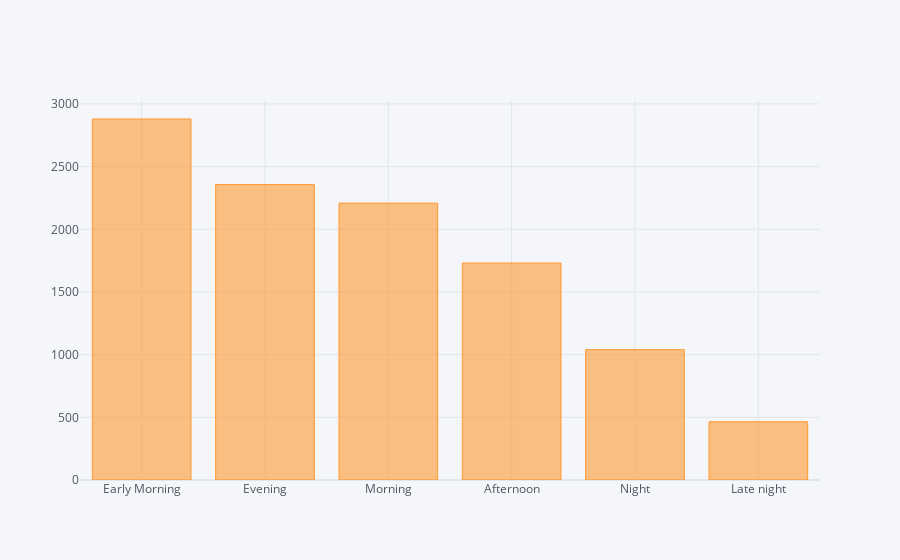

The notebook cell this image was saved under:
### Code cell
data['Dep_Time_hour'].apply(flight_dep_time).value_counts().iplot(kind="bar")

### Figure 1 — Plotly figure (JSON) as saved in the notebook; plotly's stock layout.template omitted (floating-point values rounded to 4 significant figures)
{"data": [{"marker": {"color": "rgba(255, 153, 51, 0.6)", "line": {"color": "rgba(255, 153, 51, 1.0)", "width": 1}}, "name": "count", "orientation": "v", "text": "", "type": "bar", "x": ["Early Morning", "Evening", "Morning", "Afternoon", "Night", "Late night"], "y": [2880, 2357, 2209, 1731, 1040, 465]}], "layout": {"autosize": true, "legend": {"bgcolor": "#F5F6F9", "font": {"color": "#4D5663"}}, "paper_bgcolor": "#F5F6F9", "plot_bgcolor": "#F5F6F9", "title": {"font": {"color": "#4D5663"}}, "xaxis": {"autorange": true, "gridcolor": "#E1E5ED", "range": [-0.5, 5.5], "showgrid": true, "tickfont": {"color": "#4D5663"}, "title": {"font": {"color": "#4D5663"}, "text": ""}, "type": "category", "zerolinecolor": "#E1E5ED"}, "yaxis": {"autorange": true, "gridcolor": "#E1E5ED", "range": [0, 3032.0], "showgrid": true, "tickfont": {"color": "#4D5663"}, "title": {"font": {"color": "#4D5663"}, "text": ""}, "type": "linear", "zerolinecolor": "#E1E5ED"}}}
